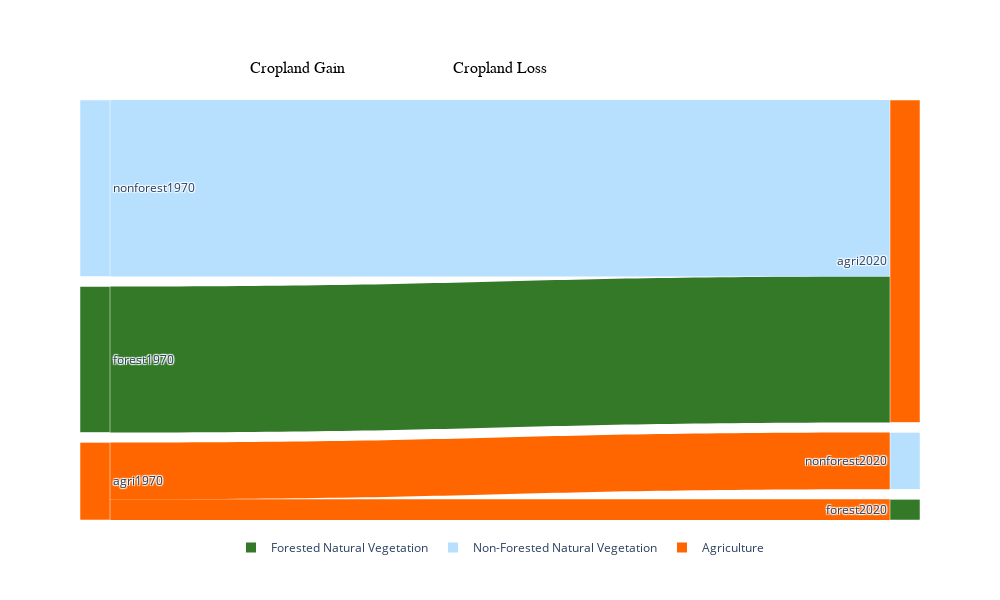

This figure's notebook cell:
### Code cell
import plotly.graph_objects as go

nodes = {}
links = []
node_colors = []
link_colors = []

for i in range(len(tahun) - 1):
    current_year = tahun[i]
    next_year = tahun[i + 1]

    gltct_current = f'GLCT{current_year}'
    color_current = f'color{current_year}'
    value_current = f'GAREA{current_year}'

    gltct_next = f'GLCT{next_year}'
    color_next = f'color{next_year}'
    value_next = f'GAREA{next_year}'

    for index, row in result_drop_overtime.iterrows():
        source_node = row[gltct_current]
        target_node = row[gltct_next]
        color_source = row[color_current]

        if source_node not in nodes:
            nodes[source_node] = len(nodes)
            node_colors.append(color_source)
        if target_node not in nodes:
            nodes[target_node] = len(nodes)
            node_colors.append(row[color_next])

        link = {
            'source': nodes[source_node],
            'target': nodes[target_node],
            'value': row[value_next]
        }
        
        links.append(link)
        link_colors.append(color_source)

fig = go.Figure(data=[go.Sankey(
    node=dict(
        pad=10,
        thickness=30,
        line=dict(color='white'),
        label=list(nodes.keys()),
        color=node_colors
    ),
    link=dict(
        source=[link['source'] for link in links],
        target=[link['target'] for link in links],
        value=[link['value'] for link in links],
        color=link_colors,
    
    )
)])

custom_labels = ['Agriculture', 'Forested Natural Vegetation', 'Non-Forested Natural Vegetation']

nodes_1970 = [key for key in nodes.keys() if "1970" in key]
nodes_2020 = [key for key in nodes.keys() if "2020" in key]

label = ['Forested Natural Vegetation', 'Non-Forested Natural Vegetation','Agriculture', ]
warna = ['#347928','#B7E0FF','#FF6600']

legend_entries = []
for color, node in zip(warna, label):
    legend_entries.append([color, node])

legend = []
for i, entry in enumerate(legend_entries):
    legend.append(
        go.Scatter(
            mode="markers",
            x=[None],
            y=[None],
            marker=dict(size=10, color=entry[0], symbol="square"),
            name=entry[1],
            showlegend=True
        )
    )

# Create traces
traces = [fig.data[0]] + legend

# Define the layout with annotations included
layout = go.Layout(
    showlegend=True,
    plot_bgcolor="rgba(0,0,0,0)",
    legend=dict(
        orientation="h",
        yanchor="bottom",
        y=-0.1,
        xanchor="center",
        x=0.5
    ),
    annotations=[
        # Simplified custom text
        dict(
            text="Cropland Gain",
            x=0.2,  # Centered for visibility
            y=1.1,    # Adjust y to ensure it's within bounds
            xref="paper",
            yref="paper",
            showarrow=False,
            arrowhead=2,
            ax=0,
            ay=-40,
            font=dict(size=16, color="black",family="Arial Black")
        ),
        dict(
            text="Cropland Loss",
            x=0.5,
            y=1.1,  # Adjusted for clarity
            xref="paper",
            yref="paper",
            showarrow=False,
            arrowhead=2,
            ax=0,
            ay=-40,
            font=dict(size=16, color="black",family="Arial Black")
        )
    ]
)

# Update the figure with traces and layout
fig = go.Figure(data=traces, layout=layout)
fig.update_xaxes(visible=False)
fig.update_yaxes(visible=False)
fig.update_layout(
    width=1000,
    height=600
)

# Finally show the figure
fig.show()

### Figure 1 — Plotly figure (JSON) as saved in the notebook; plotly's stock layout.template omitted (floating-point values rounded to 4 significant figures)
{"data": [{"link": {"color": ["#347928", "#B7E0FF", "#FF6600", "#FF6600"], "source": [0, 2, 3, 3], "target": [1, 1, 4, 5], "value": [267800000.0, 324000000.0, 38100000.0, 104400000.0]}, "node": {"color": ["#347928", "#FF6600", "#B7E0FF", "#FF6600", "#347928", "#B7E0FF"], "label": ["forest1970", "agri2020", "nonforest1970", "agri1970", "forest2020", "nonforest2020"], "line": {"color": "white"}, "pad": 10, "thickness": 30}, "type": "sankey"}, {"marker": {"color": "#347928", "size": 10, "symbol": "square"}, "mode": "markers", "name": "Forested Natural Vegetation", "showlegend": true, "type": "scatter", "x": [null], "y": [null]}, {"marker": {"color": "#B7E0FF", "size": 10, "symbol": "square"}, "mode": "markers", "name": "Non-Forested Natural Vegetation", "showlegend": true, "type": "scatter", "x": [null], "y": [null]}, {"marker": {"color": "#FF6600", "size": 10, "symbol": "square"}, "mode": "markers", "name": "Agriculture", "showlegend": true, "type": "scatter", "x": [null], "y": [null]}], "layout": {"annotations": [{"arrowhead": 2, "ax": 0, "ay": -40, "font": {"color": "black", "family": "Arial Black", "size": 16}, "showarrow": false, "text": "Cropland Gain", "x": 0.2, "xref": "paper", "y": 1.1, "yref": "paper"}, {"arrowhead": 2, "ax": 0, "ay": -40, "font": {"color": "black", "family": "Arial Black", "size": 16}, "showarrow": false, "text": "Cropland Loss", "x": 0.5, "xref": "paper", "y": 1.1, "yref": "paper"}], "height": 600, "legend": {"orientation": "h", "x": 0.5, "xanchor": "center", "y": -0.1, "yanchor": "bottom"}, "plot_bgcolor": "rgba(0,0,0,0)", "showlegend": true, "width": 1000, "xaxis": {"visible": false}, "yaxis": {"visible": false}}}
